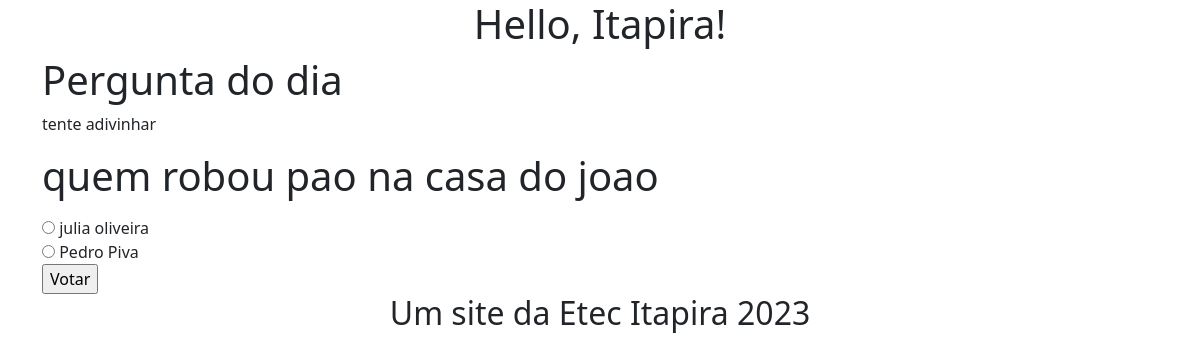
/enquete/3/, run on the app's committed database.
### enquete/models.py (models this page shows, shortened)
class Questao(models.Model):
    pergunta = models.CharField(max_length=200)
    data = models.DateTimeField(auto_now_add=True)

class Resposta(models.Model):
    questao = models.ForeignKey(Questao, on_delete=models.CASCADE)
    resposta = models.CharField(max_length=200)
    votos = models.IntegerField(default=0)

### enquete/views.py (the view)
# urls.py: path("<int:pk>/", views.DetalheView.as_view(), name="detalhe"),
class DetalheView(generic.DetailView):
    model = Questao
    template_name = 'enquete/questao.html'

### enquete/templates/enquete/questao.html (shortened to what this page needs)
{% extends "enquete/base.html" %}
{% block content %}
<h1>Pergunta do dia</h1>
<p>tente adivinhar</p>
<form action="{% url 'voto' questao.id %}" method="post">
  <fieldset>
    <legend>
      <h1>{{ questao.pergunta }}</h1>
    </legend>
    {% for respostas in questao.resposta_set.all %}
    <input type="radio" name="resposta" id="resposta{{ forloop.counter }}" value="{{ respostas.id }}">
    <label for="resposta{{ forloop.counter }}">{{ respostas.resposta }}</label><br>
    {% endfor %}
  </fieldset>
  <input type="submit" value="Votar">
</form>
{% endblock %}

### data on the page
Questao: pergunta "quem robou pao na casa do joao"
Resposta: resposta "julia oliveira"
Resposta: resposta "Pedro Piva"
